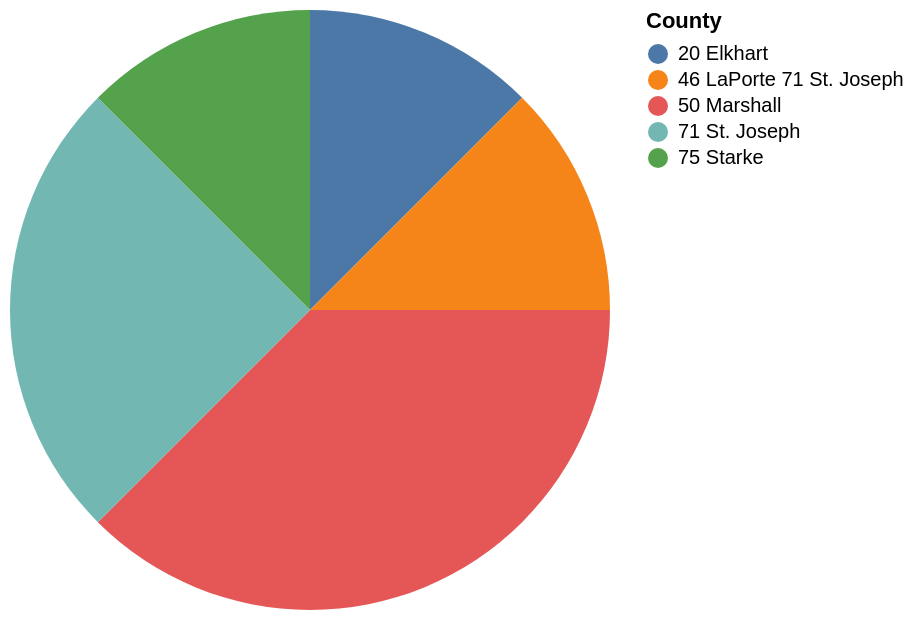

The Vega-Lite source for this figure:
### Vega-Lite specification from a JSON file in a GitHub repository (floating-point values rounded to 4 significant figures)
{"data": {"values": [{"x_data": "20 Elkhart", "y_data": 1}, {"x_data": "46 LaPorte 71 St. Joseph", "y_data": 1}, {"x_data": "50 Marshall", "y_data": 3}, {"x_data": "71 St. Joseph", "y_data": 2}, {"x_data": "75 Starke", "y_data": 1}]}, "mark": "arc", "encoding": {"theta": {"field": "y_data", "type": "quantitative", "title": "count(*)"}, "color": {"field": "x_data", "type": "nominal", "title": "County"}}}
